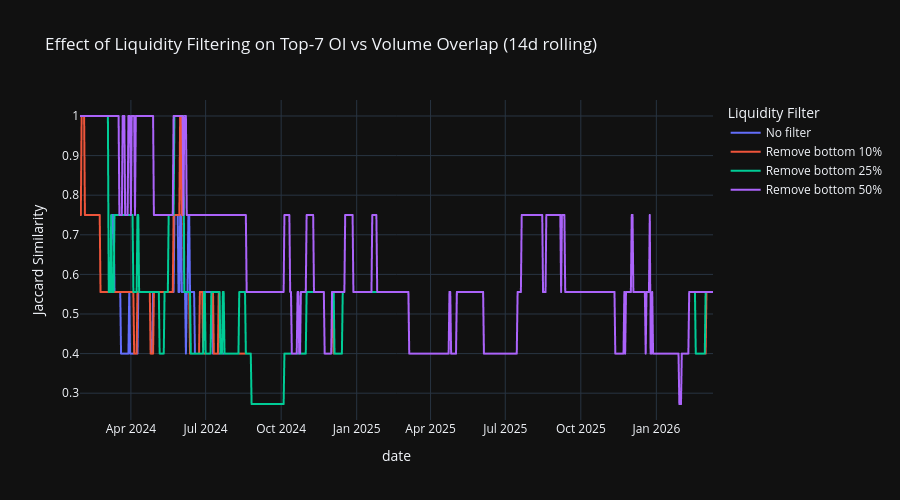

The notebook cell this image was saved under:
### Code cell
# Cell 9: Liquidity filter test — does removing low-liquidity coins improve alignment?
w = 14
thresholds = {"No filter": 0, "Remove bottom 10%": 10, "Remove bottom 25%": 25, "Remove bottom 50%": 50}

filter_results = []
for date, group in merged.groupby("date"):
    valid = group.dropna(subset=[f"rolling_vol_{w}d", f"rolling_oi_{w}d", f"rolling_pool_{w}d"])
    if len(valid) < 10:
        continue
    for label, pctile in thresholds.items():
        if pctile > 0:
            cutoff = valid[f"rolling_pool_{w}d"].quantile(pctile / 100)
            filtered = valid[valid[f"rolling_pool_{w}d"] >= cutoff]
        else:
            filtered = valid
        if len(filtered) < 5:
            continue
        for n in [7, 10]:
            top_vol = set(filtered.nlargest(n, f"rolling_vol_{w}d")["base"])
            top_oi = set(filtered.nlargest(n, f"rolling_oi_{w}d")["base"])
            filter_results.append({
                "date": date, "filter": label, "n": n,
                "jaccard": jaccard(top_vol, top_oi),
            })

filter_df = pd.DataFrame(filter_results)

# Plot for top-7
fig = px.line(
    filter_df[filter_df["n"] == 7],
    x="date", y="jaccard", color="filter",
    title="Effect of Liquidity Filtering on Top-7 OI vs Volume Overlap (14d rolling)",
    labels={"jaccard": "Jaccard Similarity", "filter": "Liquidity Filter"},
    template="plotly_dark", height=500,
)
fig.show()

# Summary table
print("\nAverage Jaccard by filter threshold:")
for n in [7, 10]:
    print(f"\n  Top-{n}:")
    for label in thresholds:
        subset = filter_df[(filter_df["n"] == n) & (filter_df["filter"] == label)]
        print(f"    {label:>20s}: Jaccard = {subset['jaccard'].mean():.3f}")

### Figure 1 — Plotly figure (JSON) as saved in the notebook; plotly's stock layout.template omitted (floating-point values rounded to 4 significant figures; data arrays with more than 128 entries replaced by an {"elided": "..."} marker saying what was removed)
{"data": [{"hovertemplate": "Liquidity Filter=No filter<br>date=%{x}<br>Jaccard Similarity=%{y}<extra></extra>", "legendgroup": "No filter", "line": {"color": "#636efa", "dash": "solid"}, "marker": {"symbol": "circle"}, "mode": "lines", "name": "No filter", "showlegend": true, "type": "scattergl", "x": {"elided": "772 str values"}, "xaxis": "x", "y": {"elided": "772 float values"}, "yaxis": "y"}, {"hovertemplate": "Liquidity Filter=Remove bottom 10%<br>date=%{x}<br>Jaccard Similarity=%{y}<extra></extra>", "legendgroup": "Remove bottom 10%", "line": {"color": "#EF553B", "dash": "solid"}, "marker": {"symbol": "circle"}, "mode": "lines", "name": "Remove bottom 10%", "showlegend": true, "type": "scattergl", "x": {"elided": "772 str values"}, "xaxis": "x", "y": {"elided": "772 float values"}, "yaxis": "y"}, {"hovertemplate": "Liquidity Filter=Remove bottom 25%<br>date=%{x}<br>Jaccard Similarity=%{y}<extra></extra>", "legendgroup": "Remove bottom 25%", "line": {"color": "#00cc96", "dash": "solid"}, "marker": {"symbol": "circle"}, "mode": "lines", "name": "Remove bottom 25%", "showlegend": true, "type": "scattergl", "x": {"elided": "772 str values"}, "xaxis": "x", "y": {"elided": "772 float values"}, "yaxis": "y"}, {"hovertemplate": "Liquidity Filter=Remove bottom 50%<br>date=%{x}<br>Jaccard Similarity=%{y}<extra></extra>", "legendgroup": "Remove bottom 50%", "line": {"color": "#ab63fa", "dash": "solid"}, "marker": {"symbol": "circle"}, "mode": "lines", "name": "Remove bottom 50%", "showlegend": true, "type": "scattergl", "x": {"elided": "772 str values"}, "xaxis": "x", "y": {"elided": "772 float values"}, "yaxis": "y"}], "layout": {"height": 500, "legend": {"title": {"text": "Liquidity Filter"}, "tracegroupgap": 0}, "title": {"text": "Effect of Liquidity Filtering on Top-7 OI vs Volume Overlap (14d rolling)"}, "xaxis": {"anchor": "y", "domain": [0.0, 1.0], "title": {"text": "date"}}, "yaxis": {"anchor": "x", "domain": [0.0, 1.0], "title": {"text": "Jaccard Similarity"}}}}
